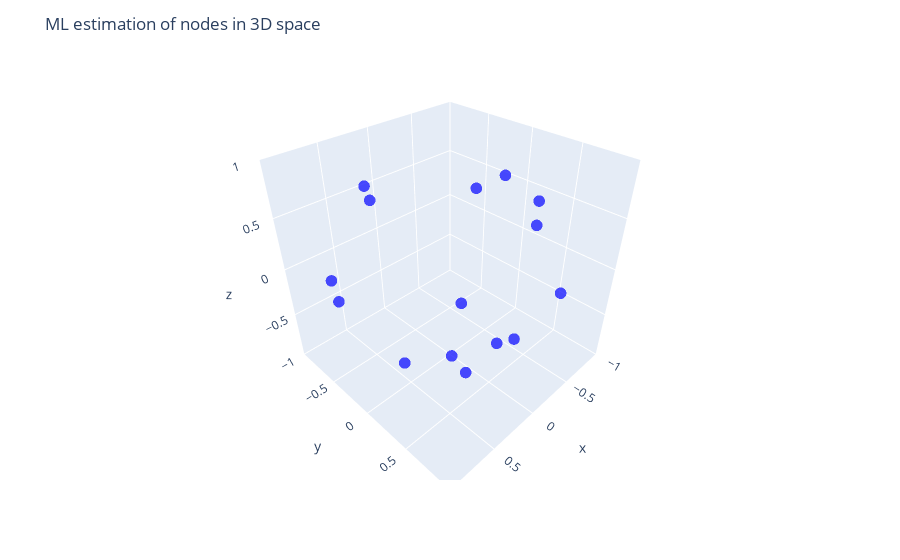

This figure's notebook cell:
### Code cell
df = pd.DataFrame(Z_ML, columns=['x', 'y', 'z'])
df['node'] = df.index 
df['inclination_angle'] = inclination_angles
df['azimutal_angle'] = azimutal_angles

# Graficar
fig = px.scatter_3d(
    df,
    x='x',
    y='y',
    z='z',
    color_discrete_sequence=["blue"],  # mismo color para todos
    opacity=0.7,
    hover_data={
        'node': True,
        'inclination_angle': ':.2f',    # mostrar ángulos con dos decimales
        'azimutal_angle': ':.2f',
        'x': ':.2f',
        'y': ':.2f',
        'z': ':.2f'
    }
)

fig.update_traces(marker=dict(size=4))
fig.update_layout(
    scene=dict(
        xaxis=dict(range=[-1, 1]),
        yaxis=dict(range=[-1, 1]),
        zaxis=dict(range=[-1, 1]),
        aspectmode='cube'
    ),
    title="ML estimation of nodes in 3D space",
)

fig.show()

### Figure 1 — Plotly figure (JSON) as saved in the notebook; plotly's stock layout.template omitted (floating-point values rounded to 4 significant figures)
{"data": [{"customdata": [[0, 1.221, 4.58], [1, 0.8525, 4.846], [2, 2.604, 0.4652], [3, 1.121, 2.252], [4, 0.8826, 0.728], [5, 1.705, 5.423], [6, 0.4427, 3.916], [7, 2.52, 2.079], [8, 0.2342, 0.3993], [9, 3.1, 1.954], [10, 2.426, 2.043], [11, 0.6243, 4.584], [12, 0.01735, 4.006], [13, 2.562, 5.575], [14, 2.221, 2.967]], "hovertemplate": "x=%{x:.2f}<br>y=%{y:.2f}<br>z=%{z:.2f}<br>node=%{customdata[0]}<br>inclination_angle=%{customdata[1]:.2f}<br>azimutal_angle=%{customdata[2]:.2f}<extra></extra>", "legendgroup": "", "marker": {"color": "blue", "opacity": 0.7, "size": 4, "symbol": "circle"}, "mode": "markers", "name": "", "scene": "scene", "showlegend": false, "type": "scatter3d", "x": [-0.3692, -0.1497, -0.3466, 0.003639, 0.1012, -0.6768, 0.3116, 0.5994, 0.5705, -0.8095, -0.8236, 0.4583, 0.9712, 0.3317, 0.7951], "y": [0.5714, 0.7215, 0.2865, 0.02403, 0.3012, 0.6963, 0.9496, 0.7034, -0.2605, -0.1114, -0.4674, -0.1307, -0.2251, -0.6612, -0.6063], "z": [0.733, 0.6761, -0.8932, -0.9997, -0.9482, -0.2392, 0.03393, 0.382, 0.7789, 0.5765, 0.3214, -0.8791, 0.07841, 0.6729, -0.01565]}], "layout": {"legend": {"tracegroupgap": 0}, "margin": {"t": 60}, "scene": {"aspectmode": "cube", "domain": {"x": [0, 1], "y": [0, 1]}, "xaxis": {"range": [-1, 1], "title": {"text": "x"}}, "yaxis": {"range": [-1, 1], "title": {"text": "y"}}, "zaxis": {"range": [-1, 1], "title": {"text": "z"}}}, "title": {"text": "ML estimation of nodes in 3D space"}}}
